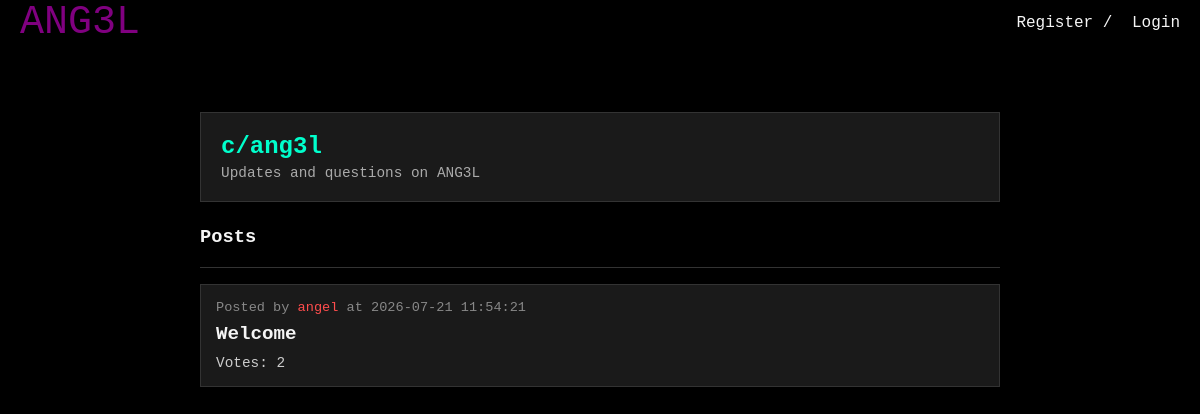
Screenshot of /c/ang3l with the database file from the repository.
### tables this page shows
CREATE TABLE subchannels (
    id INTEGER PRIMARY KEY AUTOINCREMENT,
    name TEXT UNIQUE NOT NULL,
    description TEXT,
    created_by INTEGER,
    created_at DATETIME DEFAULT CURRENT_TIMESTAMP,
    FOREIGN KEY (created_by) REFERENCES users(id) ON DELETE SET NULL
);

CREATE TABLE posts (
    id INTEGER PRIMARY KEY AUTOINCREMENT,
    subchannel_id INTEGER NOT NULL,
    user_id INTEGER NOT NULL,
    title TEXT NOT NULL,
    body TEXT NOT NULL,
    votes_count INTEGER DEFAULT 0,
    created_at DATETIME DEFAULT CURRENT_TIMESTAMP,
    FOREIGN KEY (subchannel_id) REFERENCES subchannels(id) ON DELETE CASCADE,
    FOREIGN KEY (user_id) REFERENCES users(id) ON DELETE CASCADE
);

CREATE TABLE users (
    id INTEGER PRIMARY KEY AUTOINCREMENT,
    username TEXT UNIQUE NOT NULL,
    password_hash TEXT NOT NULL,
    is_admin INTEGER DEFAULT 0,
    created_at DATETIME DEFAULT CURRENT_TIMESTAMP
, role TEXT DEFAULT 'member', karma INTEGER DEFAULT 0);

### db.php (called while the page is built, shortened)
<?php
if (!function_exists('getRoleColor')) {
    function getRoleColor($role) {
        switch ($role) {
            case 'admin': return '#FF4D4D';
        }
    }
}

### public/channel.php (the view, shortened to what this page needs)
<?php
require_once __DIR__ . '/../db.php';
$channel_name = $_GET['name'] ?? '';
$stmt = $db->prepare("SELECT * FROM subchannels WHERE name = ?");
$stmt->execute([$channel_name]);
$channel = $stmt->fetch(PDO::FETCH_ASSOC);
$stmt_posts = $db->prepare("
    SELECT p.*, u.username, u.role
    FROM posts p
    JOIN users u ON p.user_id = u.id
    WHERE p.subchannel_id = ?
    ORDER BY p.created_at DESC
");
$stmt_posts->execute([$channel['id']]);
$posts = $stmt_posts->fetchAll(PDO::FETCH_ASSOC);
?>
<!DOCTYPE html>
<html>
<head>
    <link rel="stylesheet" type="text/css" href="/css/header.css">
    <link rel="stylesheet" type="text/css" href="/css/channel.css">
</head>
<body>
    <?php include __DIR__ . '/../includes/header.php'; ?>
    <div class="container">
        <div class="channel-header">
            <div>
                <h2 style="color: #00ffcc; margin: 0 0 5px 0;">c/<?php echo htmlspecialchars($channel['name'], ENT_QUOTES, 'UTF-8'); ?></h2>
                <p style="margin: 0; color: #aaa; font-size: 0.9rem;"><?php echo htmlspecialchars($channel['description'] ?? 'No description provided.', ENT_QUOTES, 'UTF-8'); ?></p>
            </div>
        </div>
        <h3>Posts</h3>
        <hr style="border: 0; border-top: 1px solid #333; margin: 1rem 0;">
        <?php if (empty($posts)): ?>
            <p style="color: gray;">No posts in this channel yet.</p>
        <?php else: ?>
            <?php foreach ($posts as $post): ?>
                <div class="post-card">
                    <div style="font-size: 0.85rem; color: #888; margin-bottom: 8px;">
                        Posted by
                        <a href="/u/<?php echo htmlspecialchars($post['username'], ENT_QUOTES, 'UTF-8'); ?>" style="color: <?php echo getRoleColor($post['role']); ?>; text-decoration: none;">
                            <?php echo htmlspecialchars($post['username'], ENT_QUOTES, 'UTF-8'); ?>
                        </a>
                        at <?php echo $post['created_at']; ?>
                    </div>
                    <a class="post-title" href="/post.php?id=<?php echo $post['id']; ?>"><?php echo htmlspecialchars($post['title'], ENT_QUOTES, 'UTF-8'); ?></a>
                    <div style="margin-top: 10px; font-size: 0.9rem; color: #ccc;">
                        Votes: <?php echo $post['votes_count']; ?>
                    </div>
                </div>
            <?php endforeach; ?>
        <?php endif; ?>
    </div>
</body>
</html>

### public/css/header.css (style rules this page uses)
body { background-color: rgb(0, 0, 0); margin: 0; }
a { color: whitesmoke; text-decoration: none; }

### public/css/channel.css (style rules this page uses)
body { background: #000000; color: whitesmoke; font-family: "JetBrainsMono NF", monospace; margin: 0; padding-top: 60px; }
.container { max-width: 800px; margin: 2rem auto; padding: 20px; }
.channel-header { background: #1a1a1a; border: 1px solid #333; padding: 20px; margin-bottom: 1.5rem; display: flex; justify-content: space-between; align-items: center; }
.post-card { background: #1a1a1a; border: 1px solid #333; padding: 15px; margin-bottom: 1rem; }
.post-title { color: whitesmoke; text-decoration: none; font-size: 1.2rem; font-weight: bold; }

### rows the page displays
subchannels: name "ang3l", description "Updates and questions on ANG3L"
posts: user.username "angel", created_at "2026-07-21 11:54:21", title "Welcome", votes_count "2"
